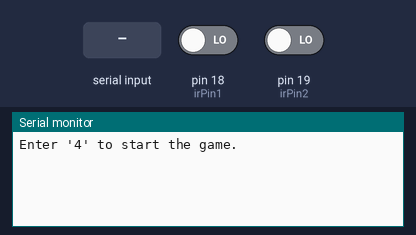
A sketch run on a simulated Arduino Uno, built with avr-gcc and run on an emulated ATmega328P. Shown: the last lines printed to the serial monitor. The inputs (shaded band) are chosen by the test bench; at power-on: pin 18 (irPin1) LOW, pin 19 (irPin2) LOW.

Above: at 1.2 s.
1.3 s: "90,45\n" received over Serial
At 3.3 s:
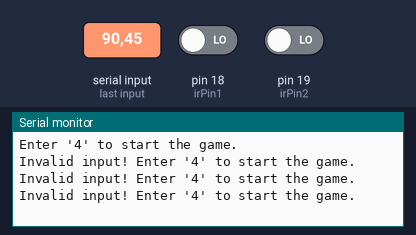
3.8 s: "4\n" received over Serial
At 4.4 s:
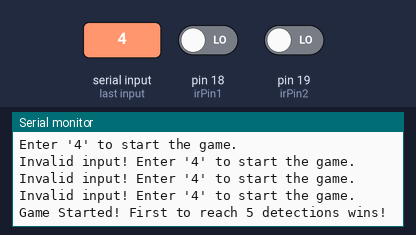

Measured:
- after the input at 1.3 s, the serial monitor: prints a new line at once (image 1)
- after the input at 3.8 s, the serial monitor: prints a new line at once (image 2)

The sketch:

Project_3_IR_SENSOR__game.ino
```cpp
const int irPin1 = 18;  // First IR sensor connected to GPIO18
const int irPin2 = 19;  // Second IR sensor connected to GPIO19

int userInput;           // Variable to store user input
int detectionCount1 = 0; // Counter for IR sensor 1 detections
int detectionCount2 = 0; // Counter for IR sensor 2 detections

bool lastState1;  // Store previous state of IR sensor 1
bool lastState2;  // Store previous state of IR sensor 2
bool gameRunning = false; // Flag to check if game is running
bool gameEnded = false;   // Flag to ensure winner is printed only once

void setup() {
    Serial.begin(115200);  // Initialize Serial Monitor
    pinMode(irPin1, INPUT); // Set IR sensor 1 as input
    pinMode(irPin2, INPUT); // Set IR sensor 2 as input
    Serial.println("Enter '4' to start the game.");

    // Read initial state of IR sensors to prevent false initial count
    lastState1 = digitalRead(irPin1);
    lastState2 = digitalRead(irPin2);
}

void loop() {
    // Wait for user input to start the game
    if (!gameRunning && Serial.available() > 0) {
        userInput = Serial.parseInt();  // Read user input

        if (userInput == 4) {
            Serial.println("Game Started! First to reach 5 detections wins!");
            gameRunning = true;  // Enable IR sensor monitoring

            // Reinitialize sensor state to avoid false first counts
            lastState1 = digitalRead(irPin1);
            lastState2 = digitalRead(irPin2);
            detectionCount1 = 0;
            detectionCount2 = 0;
            gameEnded = false;
        } else {
            Serial.println("Invalid input! Enter '4' to start the game.");
        }
    }

    // If game is running and hasn't ended, check sensor detections
    if (gameRunning && !gameEnded) {
        bool currentState1 = digitalRead(irPin1);  // Read IR sensor 1 state
        bool currentState2 = digitalRead(irPin2);  // Read IR sensor 2 state

        // Detect HIGH → LOW transition (object detected) for sensor 1
        if (lastState1 == HIGH && currentState1 == LOW) {
            detectionCount1++;
            Serial.print("IR Sensor 1 detected object! Total: ");
            Serial.println(detectionCount1);
        }

        // Detect HIGH → LOW transition (object detected) for sensor 2
        if (lastState2 == HIGH && currentState2 == LOW) {
            detectionCount2++;
            Serial.print("IR Sensor 2 detected object! Total: ");
            Serial.println(detectionCount2);
        }

        // Check if any sensor reaches 5 detections first
        if (detectionCount1 == 5) {
            Serial.println("🎉 Player 1 Wins! 🎉");
            gameEnded = true; // Stop further detection
        }
        else if (detectionCount2 == 5) {
            Serial.println("🎉 Player 2 Wins! 🎉");
            gameEnded = true; // Stop further detection
        }

        // Update last states
        lastState1 = currentState1;
        lastState2 = currentState2;

        delay(200); // Shorter debounce delay for smoother response
    }
}
```
